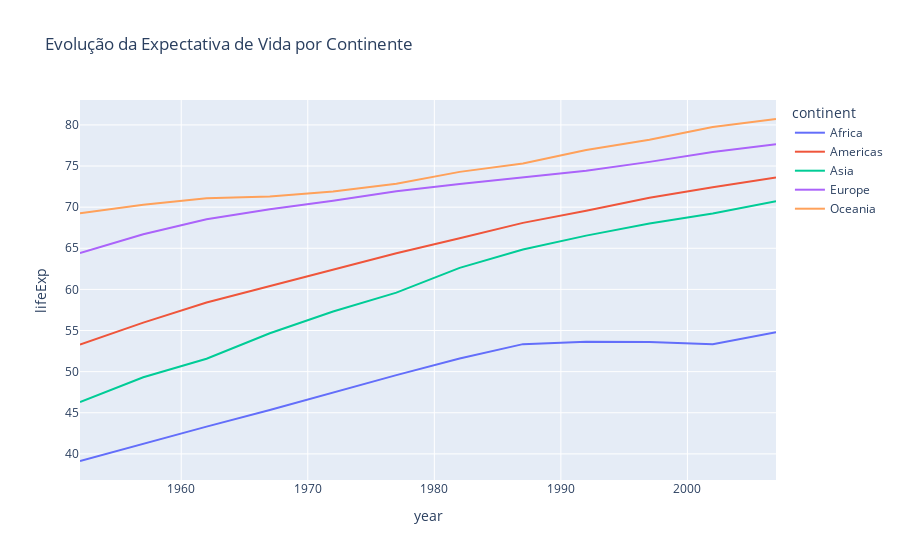

The cell this chart's notebook holds for it:
### Markdown cell above
### Gráfico Sobre a Evolução da Expectativa de Vida por Continente

### Code cell
df_media_ano_continentes = df.groupby(['year', 'continent'])['lifeExp'].mean().reset_index()
fig = px.line(df_media_ano_continentes, x='year', y='lifeExp', color='continent', title='Evolução da Expectativa de Vida por Continente')
fig.show()

### Figure 1 — Plotly figure (JSON) as saved in the notebook; plotly's stock layout.template omitted (floating-point values rounded to 4 significant figures)
{"data": [{"hovertemplate": "continent=Africa<br>year=%{x}<br>lifeExp=%{y}<extra></extra>", "legendgroup": "Africa", "line": {"color": "#636efa", "dash": "solid"}, "marker": {"symbol": "circle"}, "mode": "lines", "name": "Africa", "orientation": "v", "showlegend": true, "type": "scatter", "x": [1952, 1957, 1962, 1967, 1972, 1977, 1982, 1987, 1992, 1997, 2002, 2007], "xaxis": "x", "y": [39.14, 41.27, 43.32, 45.33, 47.45, 49.58, 51.59, 53.34, 53.63, 53.6, 53.33, 54.81], "yaxis": "y"}, {"hovertemplate": "continent=Americas<br>year=%{x}<br>lifeExp=%{y}<extra></extra>", "legendgroup": "Americas", "line": {"color": "#EF553B", "dash": "solid"}, "marker": {"symbol": "circle"}, "mode": "lines", "name": "Americas", "orientation": "v", "showlegend": true, "type": "scatter", "x": [1952, 1957, 1962, 1967, 1972, 1977, 1982, 1987, 1992, 1997, 2002, 2007], "xaxis": "x", "y": [53.28, 55.96, 58.4, 60.41, 62.39, 64.39, 66.23, 68.09, 69.57, 71.15, 72.42, 73.61], "yaxis": "y"}, {"hovertemplate": "continent=Asia<br>year=%{x}<br>lifeExp=%{y}<extra></extra>", "legendgroup": "Asia", "line": {"color": "#00cc96", "dash": "solid"}, "marker": {"symbol": "circle"}, "mode": "lines", "name": "Asia", "orientation": "v", "showlegend": true, "type": "scatter", "x": [1952, 1957, 1962, 1967, 1972, 1977, 1982, 1987, 1992, 1997, 2002, 2007], "xaxis": "x", "y": [46.31, 49.32, 51.56, 54.66, 57.32, 59.61, 62.62, 64.85, 66.54, 68.02, 69.23, 70.73], "yaxis": "y"}, {"hovertemplate": "continent=Europe<br>year=%{x}<br>lifeExp=%{y}<extra></extra>", "legendgroup": "Europe", "line": {"color": "#ab63fa", "dash": "solid"}, "marker": {"symbol": "circle"}, "mode": "lines", "name": "Europe", "orientation": "v", "showlegend": true, "type": "scatter", "x": [1952, 1957, 1962, 1967, 1972, 1977, 1982, 1987, 1992, 1997, 2002, 2007], "xaxis": "x", "y": [64.41, 66.7, 68.54, 69.74, 70.78, 71.94, 72.81, 73.64, 74.44, 75.51, 76.7, 77.65], "yaxis": "y"}, {"hovertemplate": "continent=Oceania<br>year=%{x}<br>lifeExp=%{y}<extra></extra>", "legendgroup": "Oceania", "line": {"color": "#FFA15A", "dash": "solid"}, "marker": {"symbol": "circle"}, "mode": "lines", "name": "Oceania", "orientation": "v", "showlegend": true, "type": "scatter", "x": [1952, 1957, 1962, 1967, 1972, 1977, 1982, 1987, 1992, 1997, 2002, 2007], "xaxis": "x", "y": [69.25, 70.3, 71.09, 71.31, 71.91, 72.85, 74.29, 75.32, 76.94, 78.19, 79.74, 80.72], "yaxis": "y"}], "layout": {"legend": {"title": {"text": "continent"}, "tracegroupgap": 0}, "title": {"text": "Evolução da Expectativa de Vida por Continente"}, "xaxis": {"anchor": "y", "domain": [0, 1], "title": {"text": "year"}}, "yaxis": {"anchor": "x", "domain": [0, 1], "title": {"text": "lifeExp"}}}}
